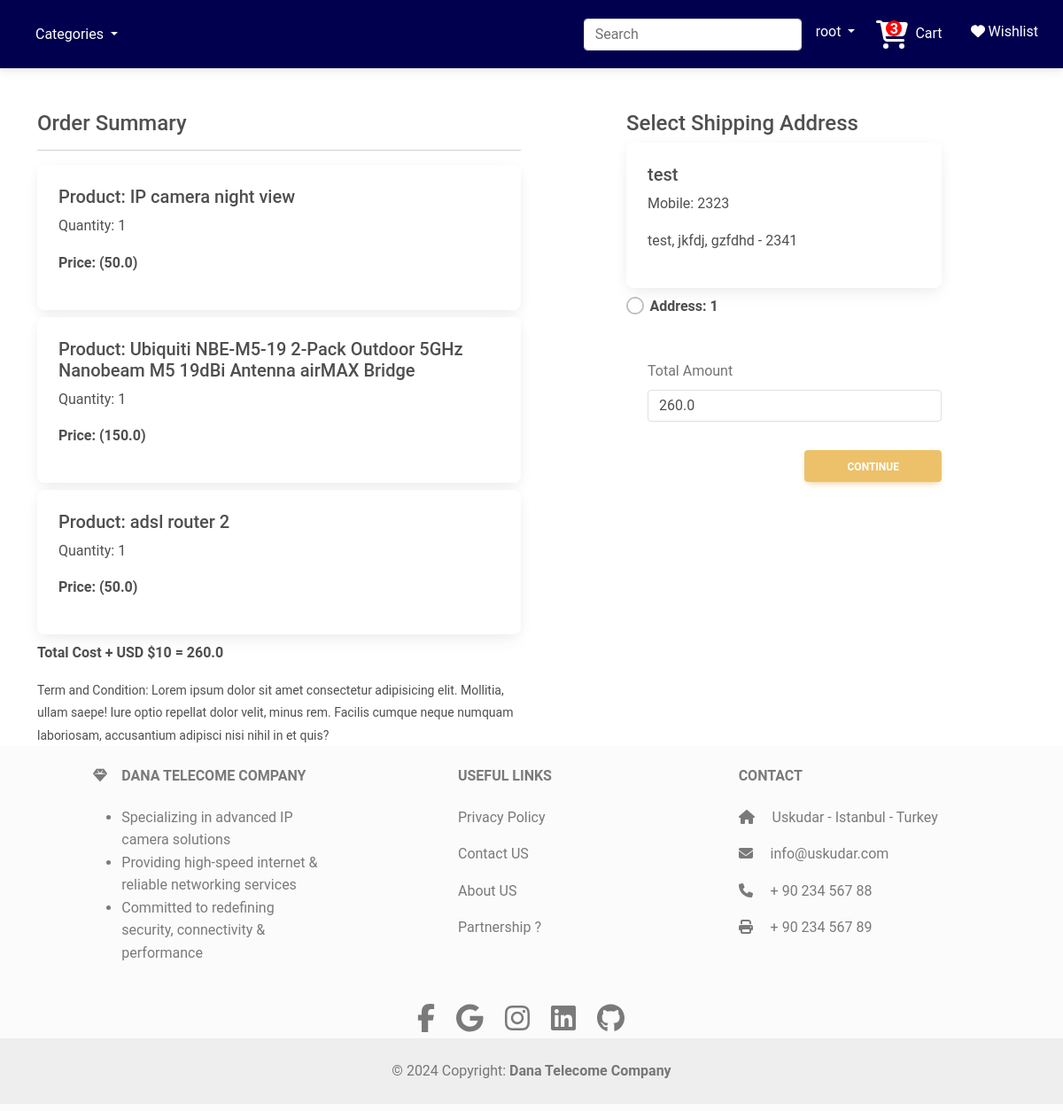
Screenshot of /checkout/ (signed in) with the database file from the repository.
### app/models.py (models this page shows, shortened)
class Cart(models.Model):
    user = models.ForeignKey(User,on_delete=models.CASCADE)
    product = models.ForeignKey(Product,on_delete = models.CASCADE)
    quantity = models.PositiveIntegerField(default=1)

class Product(models.Model):
    title = models.CharField(max_length=100)
    selling_price = models.FloatField()
    discount_price = models.FloatField()
    description = models.TextField()
    compostion = models.TextField(default='')
    prodapp = models.TextField(default='')
    category = models.CharField(choices=CATEGORY_CHOICES, max_length=2)
    product_image = models.ImageField(upload_to='product')

class Customer(models.Model):
    user = models.ForeignKey(User,on_delete=models.CASCADE)
    name = models.CharField(max_length=200)
    locality = models.CharField(max_length=200)
    city = models.CharField(max_length=50)
    mobile = models.IntegerField(default=0)
    zipcode = models.IntegerField()
    state = models.CharField( max_length=100)

### app/views.py (the view, shortened to what this page needs)
# urls.py: path('checkout/',views.checkout.as_view(),name='checkout'),
@method_decorator(login_required,name='dispatch')
class checkout(View):
    def get(self,request):
        totalitem=0
        if request.user.is_authenticated:
            totalitem = len(Cart.objects.filter(user=request.user))
        user = request.user
        add = Customer.objects.filter(user=user)
        cart_items = Cart.objects.filter(user=user)
        famount=0
        for p in cart_items:
            value= p.quantity * p.product.discount_price
            famount = famount + value
            totalamount = famount + 10
        return render(request,'app/checkout.html',locals())

### app/templates/app/checkout.html (shortened to what this page needs)
{% extends "app/base.html" %}
{% load static %}
{% block main-content %}
<div class="container flex-grow-1">
    <div class="row mt-5">
        <div class="col-sm-6">
            <h4>Order Summary</h4>
            <hr>
            {% for item in cart_items %}
                <div class="card mb-2">
                    <div class="card-body">
                        <h5>Product: {{ item.product.title }}</h5>
                        <p>Quantity: {{ item.quantity }}</p>
                        <p class="fw-bold">Price: ({{ item.product.discount_price }})</p>
                    </div>
                </div>
            {% endfor %}
            <p class="fw-bold">Total Cost + USD $10 = {{ totalamount }}</p>
            <small>Term and Condition: Lorem ipsum dolor sit amet consectetur adipisicing elit. Mollitia, ullam saepe! Iure optio repellat dolor velit, minus rem. Facilis cumque neque numquam laboriosam, accusantium adipisci nisi nihil in et quis?</small>
        </div>
        <div class="col-sm-4 offset-sm-1">
            <h4>Select Shipping Address</h4>
            {% if add %}
                <form method="post" id="myform">
                    {% for ad in add %}
                        <div class="card">
                            <div class="card-body">
                                <h5>{{ ad.name }}</h5>
                                <p>Mobile: {{ ad.mobile }}</p>
                                <p>{{ ad.locality }}, {{ ad.city }}, {{ ad.state }} - {{ ad.zipcode }}</p>
                            </div>
                        </div>
                        <div class="form-check mt-2 mb-5">
                            <input class="form-check-input" type="radio" name="custid" id="custadd{{ forloop.counter }}" value="{{ ad.id }}">
                            <label class="form-check-label fw-bold" for="custadd{{ forloop.counter }}">
                                Address: {{ forloop.counter }}
                            </label>
                        </div>
                    {% endfor %}
                    <div class="form-check mb-3">
                        <label for="totamount" class="form-label">Total Amount</label>
                        <input type="number" class="form-control" name="totamount" value="{{ totalamount }}" readonly>
                    </div>
                    <div class="text-end">
                        <button type="submit" id="continue-btn" class="btn btn-warning mt-3 px-5 fw-bold" disabled>Continue</button>
                    </div>
                </form>
            {% else %}
                <p>You do not have any address! please add an address in your profile to place your order.</p>
                <a href="/profile/" class="btn btn-primary w-100">Add adress</a>
            {% endif %}
        </div>
    </div>
</div>
{% endblock main-content %}

### app/templates/app/base.html (shortened to what this page needs)
<!DOCTYPE html>
{% load static %}
<html lang="en">
<head>
    <link href="https://cdn.jsdelivr.net/npm/bootstrap@5.3.2/dist/css/bootstrap.min.css" rel="stylesheet">
    <link rel="stylesheet" href="{% static 'app/css/owl.carousel.min.css' %}">
    <link rel="stylesheet" href="{% static 'app/css/style.css' %}">
    <link rel="stylesheet" href="{% static 'app/css/all.min.css' %}">
    <link href="https://cdnjs.cloudflare.com/ajax/libs/font-awesome/6.0.0-beta3/css/all.min.css" rel="stylesheet">
    <link href="{% static 'mdb/css/mdb.min.css' %}" rel="stylesheet">
    <link href="{% static 'fontawesomefree/css/fontawesome.css' %}" rel="stylesheet" type="text/css">
    <link href="{% static 'fontawesomefree/css/brands.css' %}" rel="stylesheet" type="text/css">
    <link href="{% static 'fontawesomefree/css/solid.css' %}" rel="stylesheet" type="text/css">
  </head>
</head>
<body class="d-flex flex-column min-vh-100">
  <nav class="navbar navbar-expand-lg " style="background-color: #00004e;">
    <div class="container-fluid">
      <a class="navbar-brand" href="/">
      </a>
      <div class="collapse navbar-collapse " id="navbarSupportedContent">
        <ul class="navbar-nav me-auto mb-2 mb-lg-0 ">
        <li class="nav-item dropdown">
          <a class="nav-link dropdown-toggle text-white" href="#" role="button" data-bs-toggle="dropdown" aria-expanded="false">
            Categories
          </a>
        </li>
        </ul>
        <form class="d-flex" role="search" action="/search">
          <input class="form-control me-2" name="search" id="searchInput" type="search" placeholder="Search" aria-label="Search">
      </form>
      </div>
      <ul class="navbar-nav me-auto mb-2 mb-lg-0">
        <li class="nav-item dropdown">
          <a class="nav-link dropdown-toggle text-white" href="#" role="button" data-bs-toggle="dropdown" aria-expanded="false">
          {{request.user}}
          </a>
          {% if request.user.is_authenticated %}
        </li>
          <li class="nav-item mx-2">
            <a href="{% url 'showcart' %}" class="nav-link text-white">
                {% if totalitem > 0 %}
                <span class="fa-stack" style="position: relative;">
                  <span class="fa-solid fa-cart-shopping fa-2xl"></span>
                  <strong class="fa-stack-1x" style="color: red; position: absolute; top: -5px; right: 4px;">
                    <i class="fas fa-circle" style="font-size: 18px; color: red;"></i>
                  </strong>
                  <strong class="fa-stack-1x" style="color: white; position: absolute; top: -6px; right: 8px;">
                    {{ totalitem }}
                  </strong>
                </span>
                {% endif %}
                Cart
            </a>
        </li>
      <li class="nav-item mx-2">
        <a href="{% url 'showwishlist' %}" class="nav-link text-white">
            <span class="heart-icon">
                <i class="fa fa-heart{% if wishitem > 0 %} text-danger{% else %} text-white{% endif %}"></i>
            </span>
            Wishlist
        </a>
    </li>
        {% endif %}
      </ul>
    </div>
  </nav>
  {% block main-content %}{% endblock main-content %}
<footer class="text-center text-lg-start bg-body-tertiary text-muted py-2">
  <section class="">
    <div class="container text-center text-md-start mt-3">
      <div class="row mt-3">
        <div class="col-md-3 col-lg-4 col-xl-3 mx-auto mb-4">
          <h6 class="text-uppercase fw-bold mb-4">
            <i class="fas fa-gem me-3"></i>Dana Telecome Company
          </h6>
          <ul>
            <li>Specializing in advanced IP camera solutions</li>
            <li>Providing high-speed internet & reliable networking services</li>
            <li>Committed to redefining security, connectivity & performance</li>
          </ul>
        </div>
        <div class="col-md-3 col-lg-2 col-xl-2 mx-auto mb-4">
          <h6 class="text-uppercase fw-bold mb-4">
            Useful links
          </h6>
          <p>
            <a href="#!" class="text-reset">Privacy Policy</a>
          </p>
          <p>
            <a href="{% url 'contact' %}" class="text-reset">Contact US</a>
          </p>
          <p>
            <a href="{% url 'about' %}" class="text-reset">About US</a>
          </p>
          <p>
            <a href="#!" class="text-reset">Partnership ?</a>
          </p>
        </div>
        <div class="col-md-4 col-lg-3 col-xl-3 mx-auto mb-md-0 mb-4">
          <h6 class="text-uppercase fw-bold mb-4">Contact</h6>
          <p><i class="fas fa-home me-3"></i> Uskudar - Istanbul - Turkey</p>
          <p>
            <i class="fas fa-envelope me-3"></i>
            info@uskudar.com
          </p>
          <p><i class="fas fa-phone me-3"></i> + 90 234 567 88</p>
          <p><i class="fas fa-print me-3"></i> + 90 234 567 89</p>
        </div>
      </div>
    </div>
  </section>
  <section class="d-flex justify-content-center p-1" style="">
    <div class=" d-flex justify-content-center">
      <a href="" class="me-4 text-reset">
        <i class="fab fa-facebook-f" style="font-size:2em"></i>
      </a>
      <a href="" class="me-4 text-reset">
        <i class="fab fa-google" style="font-size:2em"></i>
      </a>
      <a href="" class="me-4 text-reset">
        <i class="fab fa-instagram" style="font-size:2em"></i>
      </a>
      <a href="" class="me-4 text-reset">
        <i class="fab fa-linkedin" style="font-size:2em"></i>
      </a>
      <a href="" class="me-4 text-reset">
        <i class="fab fa-github" style="font-size:2em"></i>
      </a>
    </div>
  </section>
  <div class="text-center p-4" style="background-color: rgba(0, 0, 0, 0.05);">
    © 2024 Copyright:
    <a class="text-reset fw-bold" href="https://google.com">Dana Telecome Company</a>
  </div>
</footer>
</body>
</html>

### app/static/app/css/style.css (style rules this page uses)
.heart-icon { position: relative; display: inline-block; }

### rows the page displays
Cart: product "IP camera night view", quantity "1", product.discount_price "50.0"
Cart: product "Ubiquiti NBE-M5-19 2-Pack Outdoor 5GHz Nanobeam M5 19dBi Antenna airMAX Bridge", quantity "1", product.discount_price "150.0"
Cart: product "adsl router 2", quantity "1", product.discount_price "50.0"
Customer: name "test", mobile "2323", locality "test", city "jkfdj", state "gzfdhd", zipcode "2341"

### other values shown
{{ request.user }} "root"
{{ totalitem }} "3"
{{ totalamount }} "260.0"
